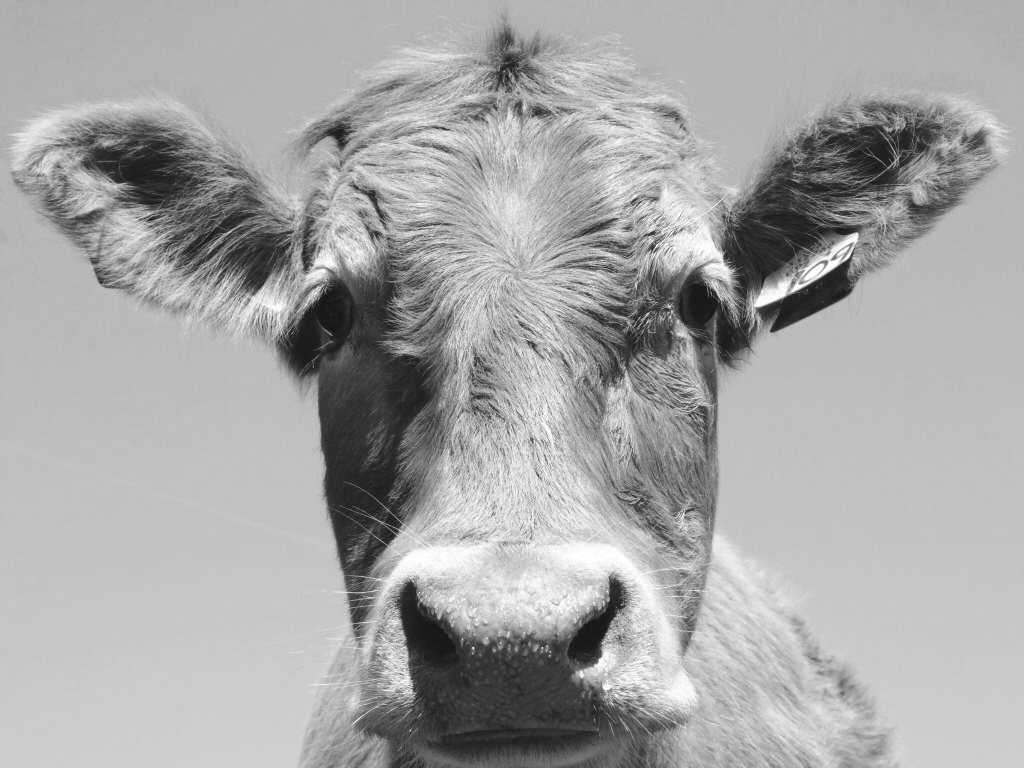
#> input picture assignment-2/cow.png, 1024 x 768 px
$ python oppgave1.py
#> lines starting #> are read from the running program, lines starting #| are printed output that depends on the picture
from math import ceil
from scipy import signal
import time
import numpy as np
from imageio import imread, imwrite
import matplotlib.pyplot as plt

def mean_value_kernel(n):
    h = (1/n**2) * np.ones([n,n]) #15x15 middelverdifilter
    return h

def fast_fourier(f,h):
    F = np.fft.fft2(f)  #Utfører en fast-fourier-transform på innbildet
    H = np.fft.fft2(h,(f.shape[0],f.shape[1]))  #Utfører en fast-fourier-transform på det nullutvidede filteret
    FH = np.fft.ifft2(F*H)  #Elementvis mulitipliserer i frekvensdomenet og utfører en invers-transform
    return np.real(FH)  #Returnerer kun reelle verdier

# [32 lines left out: function plot_curves, not called in this run]

def oppgave1_1(filename):
    #Importer bildet
#> called with filename = 'cow.png'
    f = imread(filename, as_gray = True)
#> f is the input picture: shape (768, 1024) float32; min 23, max 255, mean 166.6
    n = 15
    h = mean_value_kernel(n)

    #Romlig konvolusjon
    fh = signal.convolve2d(f,h,'same') #Utfører 2D konvolusjons, 'same' = fh beholder original dimensjoner
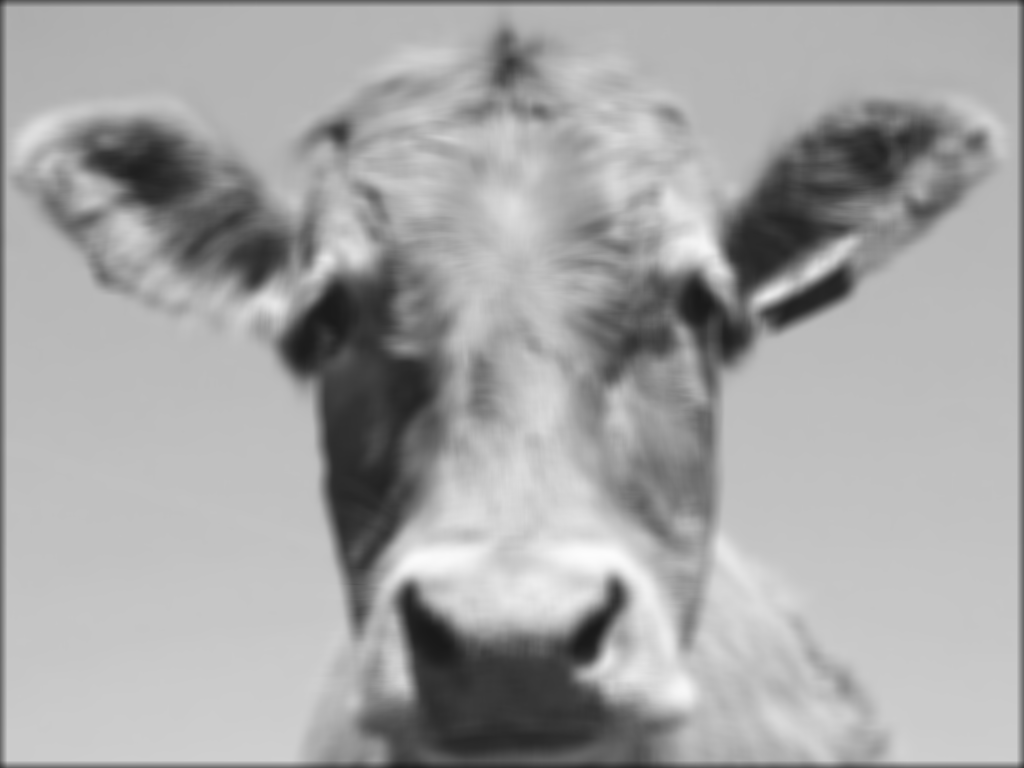
#> fh: shape (768, 1024) float64; min 25.21, max 252.7, mean 165.1

    #Frekvensdomenet
    FH = fast_fourier(f,h)
#> in fast_fourier, `return np.real(FH)`:
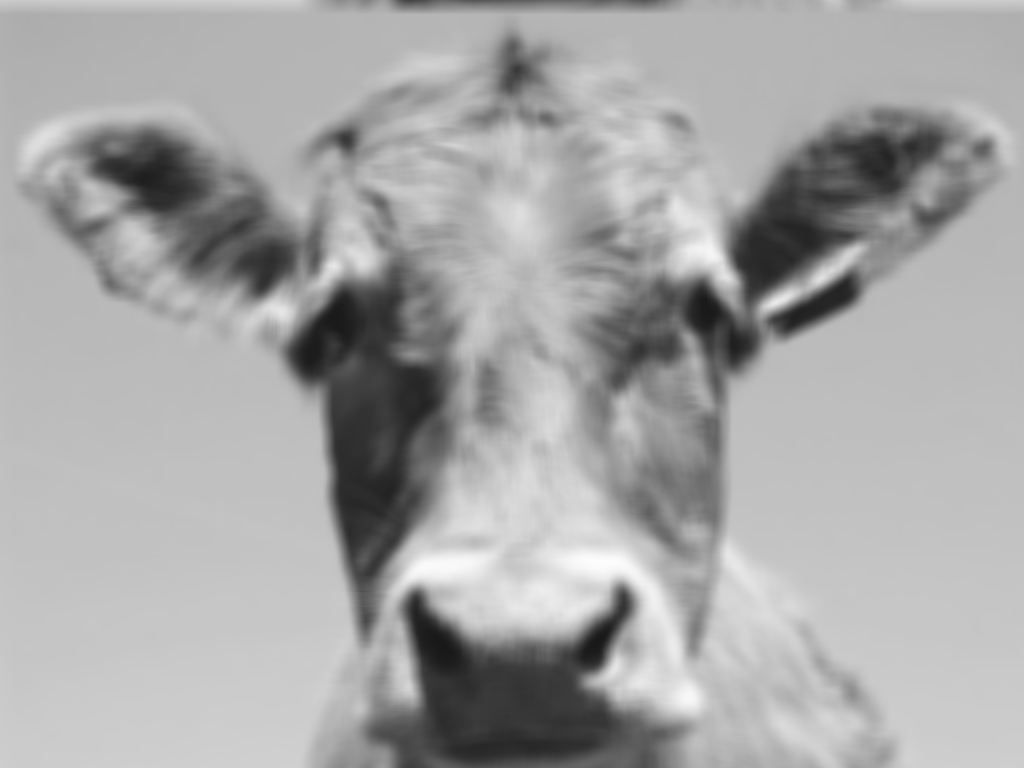
#> returned value: shape (768, 1024) float64; min 25.21, max 252.7, mean 166.6

    #Sjekker de ulike dimensjonene
    print("Bildedimensjoner:")
    print(f"Innbilde/Original: {f.shape}")
#| Innbilde/Original: (768, 1024)
    print(f"Romlig konvolusjon: {fh.shape}")
#| Romlig konvolusjon: (768, 1024)
    print(f"Frekvensdomene filtrering: {FH.shape}")
#| Frekvensdomene filtrering: (768, 1024)

    #Lagrer bildene som gråskala
    imwrite(f'oppg1_1 ({n}x{n}) '+filename, fh.astype(np.uint8))
    imwrite(f'oppg1_1 (fft2) '+filename, FH.astype(np.uint8))

    # [7 lines of commented-out code are left out]

# [20 lines left out: function oppgave1_3, not called in this run]

def main():
    oppgave1_1('cow.png')
    # oppgave1_2()
    # oppgave1_3('cow.png', 31)

main()

$ run again, with assignment-2/uio.png copied over assignment-2/cow.png
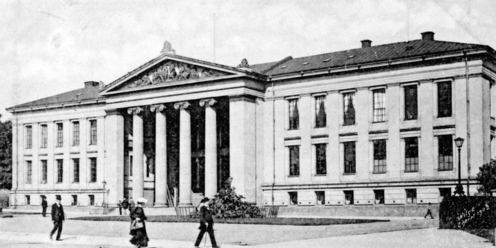
#> input picture assignment-2/uio.png, 496 x 248 px
#> in oppgave1_1, f is the input picture: shape (248, 496) float32; min 0, max 255, mean 175.4
#> in oppgave1_1, `fh = signal.convolve2d(f,h,'same') #Utfører 2D konvolusjons, 'same' = ..`:
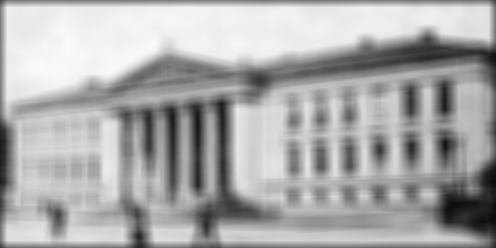
#> fh: shape (248, 496) float64; min 11.02, max 250.7, mean 171
#> in fast_fourier, `return np.real(FH)`:
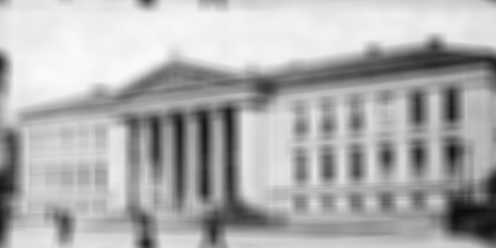
#> returned value: shape (248, 496) float64; min 13.58, max 250.7, mean 175.4
#| Innbilde/Original: (248, 496)
#| Romlig konvolusjon: (248, 496)
#| Frekvensdomene filtrering: (248, 496)
